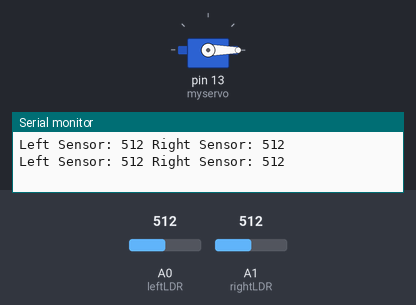
Recording of a sketch running on a simulated Arduino Uno, built with avr-gcc and run on an emulated ATmega328P. Parts: servo, the last lines printed to the serial monitor. The inputs (shaded band) are chosen by the test bench; at power-on: A0 (leftLDR) = 512, A1 (rightLDR) = 512.

Above: at 2.8 s.
2.9 s: A0 (leftLDR) set to 527
At 5.2 s:
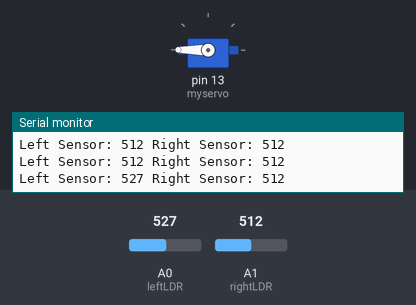
6.0 s: A0 (leftLDR) set to 511
At 7.9 s:
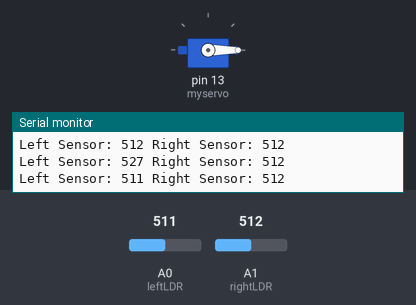
8.7 s: A0 (leftLDR) set to 716
At 11.0 s:
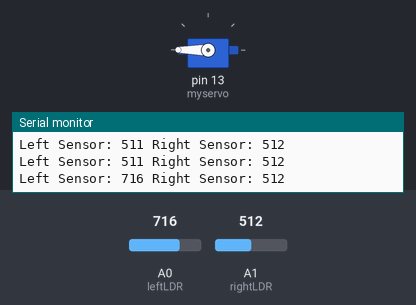
Timing chart, 0 to 12.5 s (numbered marks = the images above; inputs shaded):
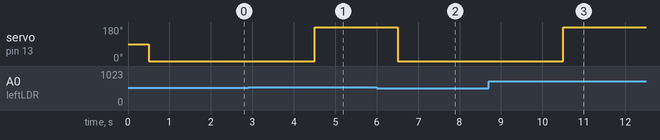

Measured:
- the behaviour switches between 512 and 513 on A0 (leftLDR) (found by bisection; images 0 and 1)
- after the input at 2.9 s, servo on pin 13 (myservo): 0° → 180° after 1.6 s
- after the input at 6.0 s, servo on pin 13 (myservo): 180° → 0° after 0.50 s
- after the input at 8.7 s, servo on pin 13 (myservo): 0° → 180° after 1.8 s

The sketch:

Servo_Follows_Light.ino
```cpp
#include <Servo.h>

Servo myservo;

const int leftLDR = A0;    // pin that the sensor is attached to
const int rightLDR = A1;    // pin that the sensor is attached to


void setup() {
  myservo.attach(13); // assigns servo to Pin 13

  // initialize serial communications:
  Serial.begin(9600);

}

void loop() {

  // read the input on analog pin A0:
  int leftSensorValue = analogRead(leftLDR);
  int rightSensorValue = analogRead(rightLDR);
  // print out the value you read:
  Serial.print("Left Sensor: ");
  Serial.print(leftSensorValue);
  Serial.print(" Right Sensor: ");
  Serial.println(rightSensorValue);
  delay(500);        // delay in between reads for stability

  if (leftSensorValue > rightSensorValue) {
    myservo.write(180); //left
    delay(1500);
  }
  else  {
    myservo.write(0); //right
    delay(1500);
  }

}
```
